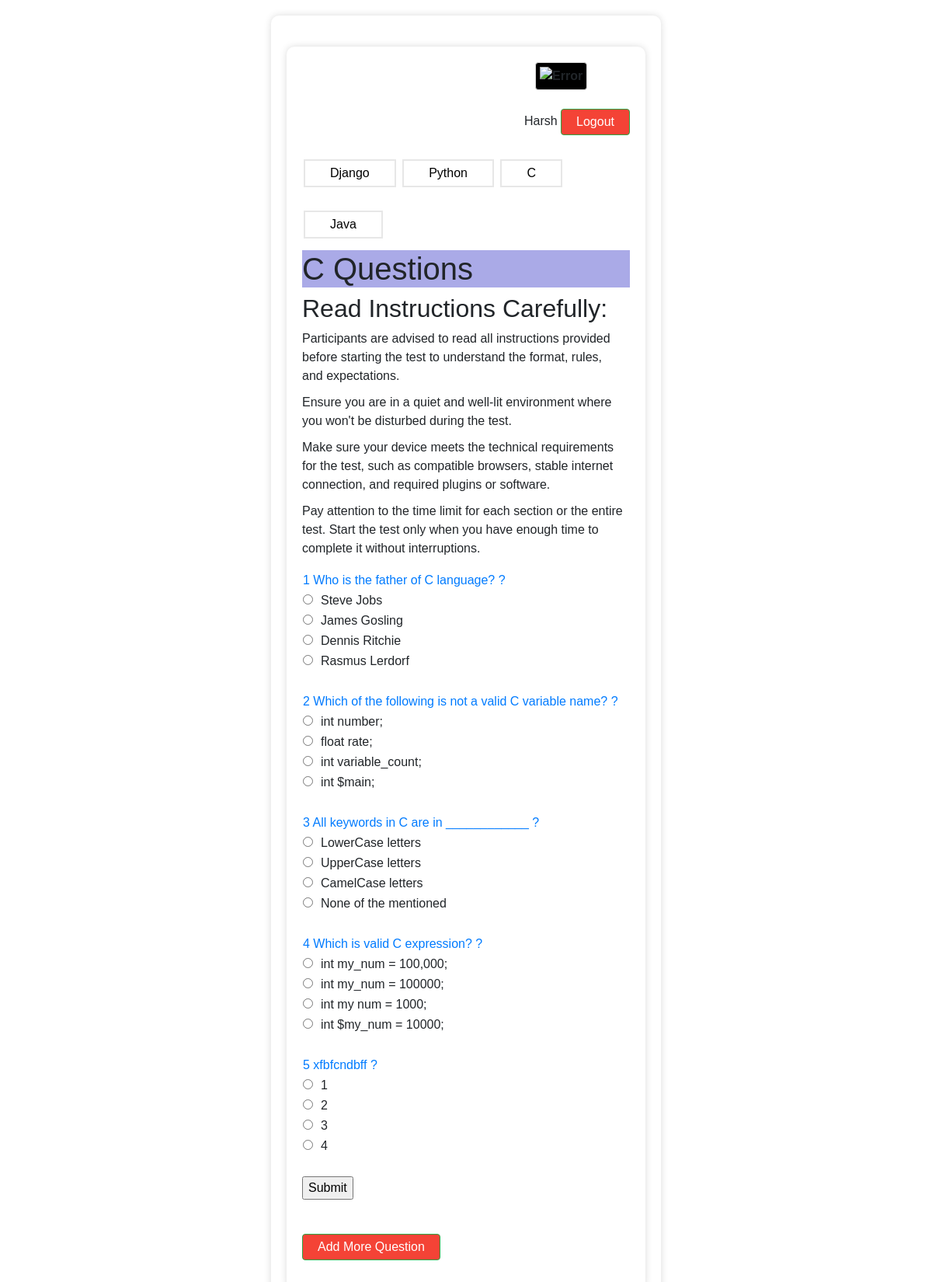
Screenshot of /que3/ with the database file from the repository.
### app/models.py (models this page shows)
class Exam3(models.Model):
    Question = models .CharField(max_length=70)
    Option1 = models .CharField(max_length=70)
    Option2 = models .CharField(max_length=70)
    Option3 = models .CharField(max_length=70)
    Option4 = models .CharField(max_length=70)
    Corrans = models .CharField(max_length=70)

### app/views.py (the view)
# urls.py: path('que3/',views.q3_list, name='questions3'),
def q3_list(request):
    exam3 = Exam3.objects.all()
    return render(request, 'app/questions3.html',{'exam3':exam3})

### app/templates/app/questions3.html (shortened to what this page needs)
<!DOCTYPE html>
<html lang="en">
<head>
    <link href="https://stackpath.bootstrapcdn.com/bootstrap/4.5.2/css/bootstrap.min.css" rel="stylesheet">
</head>
<body>
    <div class="container">
        <div class="container">
            <div>
            <img src="https://www.cinntra.com/assets/image/footer-img/footer-logo.webp" alt="Error" class="right" id="div1">
        </div>
        <br>
            <div>
                <p>Harsh  <a href="/logout" class="btn btn-success" type="submit" >Logout</a></p>
            </div>
        <div>
            <button id="DjangoPageBtn" class="button button1">Django</button>
            <button id="PythonPageBtn" class="button button2">Python</button>
            <button id="CPageBtn" class="button button3">C</button>
            <button id="JavaPageBtn" class="button button4">Java</button>
    </div>
        <h1>C Questions</h1>
        <div class="rule">
            <h2>Read Instructions Carefully:</h2>
            <ul>
                <li>Participants are advised to read all instructions provided <br>before starting the test to understand the format, rules,<br> and expectations.</li>
                <li>Ensure you are in a quiet and well-lit environment where <br> you won't be disturbed during the test.</li>
                <li> Make sure your device meets the technical requirements <br> for the test, such as compatible browsers, stable internet <br> connection, and required plugins or software.</li>
                <li> Pay attention to the time limit for each section or the entire  <br>test. Start the test only when you have enough time to <br>complete it without interruptions.</li>
            </ul>
         </div>
        <from action="{% url 'questions3' %}" method="POST">
            {% for i in exam3 %}
        <div class="question" >
            <table>
                <tr>
                    <td class="text-primary">{{i.id}} {{i.Question}} ?</td>
                </tr>
                <tr>
                    <td><input type="radio" class="rb" name= "Ans{{i.id}}" id="Option1" value="{{i.Option1}}">{{i.Option1}}</td>
                    <td><input type="radio" class="rb" name= "Ans{{i.id}}" id="Option2" value="{{i.Option2}}">{{i.Option2}}</td>
                    <td><input type="radio" class="rb" name= "Ans{{i.id}}" id="Option3" value="{{i.Option3}}">{{i.Option3}}</td>
                    <td><input type="radio" class="rb" name= "Ans{{i.id}}" id="Option4" value="{{i.Option4}}">{{i.Option4}}</td>
                </tr>
                <tr>
                    <td><label id="corans" class="rb"  style="display: none; color: green;"><b>{{i.Corrans}}</b></label></td>
                </tr>
            </table>
            <br>
            {% endfor %}
            <input type="submit" class="btn-btn-success" value="Submit" id="b1" onclick="getanswers()">
            <br>
            <br>
        </div>
        <div>
            <a href="/addque3" class="btn btn-success" type="submit" >Add More Question</a>
        </div>
    </div>
</body>
</html>

### app/templates/app/questions3.html (style rules this page uses)
body { font-family: Arial, sans-serif; background-image: url("https://img.freepik.com/free-vector/elegant-white-background-with-shiny-lines_1017-17580.jpg"); margin: 0; padding: 0; display: flex; justify-content: center; align-items: center; min-height: 100vh; }
.container { max-width: 502px; background-color: #fff; padding: 20px; border-radius: 10px; box-shadow: 0 0 10px rgba(0, 0, 0, 0.147); margin-top: 20px; }
h1 { background-color: rgba(87, 87, 208, 0.501); }
.question { margin-bottom: 20px; }
ul { list-style-type: none; padding: 0; }
li { margin-bottom: 10px; }
input[type="radio"] { margin-right: 10px; }
tr { display: flex; flex-direction: column; }
img { border: 1px solid #ddd; border-radius: 4px; padding: 5px; width: 100px; background-color: black; margin-right: 150px; height: 50px; font-weight: bold; position: relative; animation: mymove 5s; animation-fill-mode: forwards; }
#div1 { animation-timing-function: linear; }
a:link, a:visited { background-color: #f44336; color: white; padding: 14px 25px; text-align: center; text-decoration: none; display: inline-block; }
a:link, a:visited { background-color: #f44336; color: white; padding: 4px 19px; text-align: center; text-decoration: none; display: inline-block; }
.button { background-color: #04AA6D; border: none; color: white; padding: 4px 32px; text-align: center; text-decoration: none; display: inline-block; font-size: 16px; margin: 15px 2px; transition-duration: 0.4s; cursor: pointer; }
.button1 { background-color: white; color: black; border: 2px solid #e7e7e7; }
.button2 { background-color: white; color: black; border: 2px solid #e7e7e7; }
.button3 { background-color: white; color: black; border: 2px solid #e7e7e7; }
.button4 { background-color: white; color: black; border: 2px solid #e7e7e7; }
p { text-align: right; }

### rows the page displays
Exam3: id "1", Question "Who is the father of C language?", Option1 "Steve Jobs", Option2 "James Gosling", Option3 "Dennis Ritchie", Option4 "Rasmus Lerdorf"
Exam3: id "2", Question "Which of the following is not a valid C variable name?", Option1 "int number;", Option2 "float rate;", Option3 "int variable_count;", Option4 "int $main;"
Exam3: id "3", Question "All keywords in C are in ____________", Option1 "LowerCase letters", Option2 "UpperCase letters", Option3 "CamelCase letters", Option4 "None of the mentioned"
Exam3: id "4", Question "Which is valid C expression?", Option1 "int my_num = 100,000;", Option2 "int my_num = 100000;", Option3 "int my num = 1000;", Option4 "int $my_num = 10000;"
Exam3: id "5", Question "xfbfcndbff", Option1 "1", Option2 "2", Option3 "3", Option4 "4"
